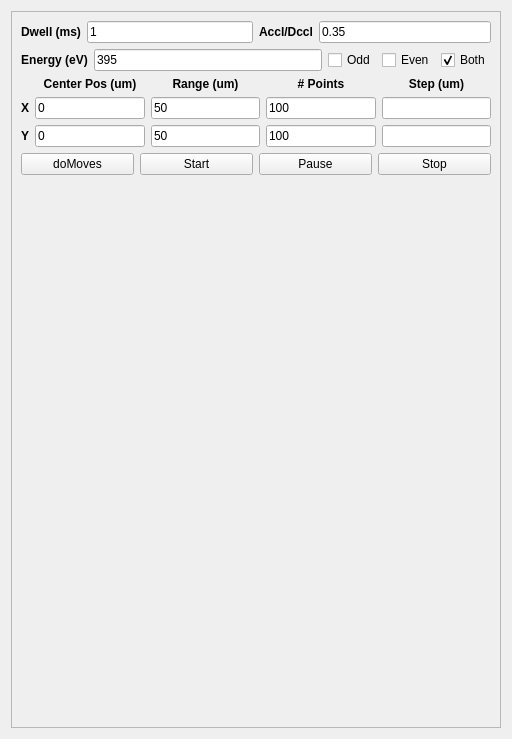
<?xml version="1.0" encoding="UTF-8"?>
<ui version="4.0">
 <class>Form</class>
 <widget class="QWidget" name="Form">
  <property name="geometry">
   <rect>
    <x>0</x>
    <y>0</y>
    <width>512</width>
    <height>739</height>
   </rect>
  </property>
  <property name="windowTitle">
   <string>Form</string>
  </property>
  <layout class="QVBoxLayout" name="verticalLayout_2">
   <item>
    <widget class="QFrame" name="frame">
     <property name="maximumSize">
      <size>
       <width>500</width>
       <height>16777215</height>
      </size>
     </property>
     <property name="frameShape">
      <enum>QFrame::StyledPanel</enum>
     </property>
     <property name="frameShadow">
      <enum>QFrame::Raised</enum>
     </property>
     <layout class="QVBoxLayout" name="verticalLayout">
      <item>
       <layout class="QHBoxLayout" name="horizontalLayout_14">
        <item>
         <layout class="QHBoxLayout" name="horizontalLayout_2">
          <item>
           <widget class="QLabel" name="label_7">
            <property name="font">
             <font>
              <weight>75</weight>
              <bold>true</bold>
             </font>
            </property>
            <property name="text">
             <string>Dwell (ms)</string>
            </property>
            <property name="alignment">
             <set>Qt::AlignCenter</set>
            </property>
           </widget>
          </item>
          <item>
           <widget class="QLineEdit" name="dwellFld">
            <property name="text">
             <string>1</string>
            </property>
           </widget>
          </item>
         </layout>
        </item>
        <item>
         <layout class="QHBoxLayout" name="horizontalLayout_13">
          <item>
           <widget class="QLabel" name="label_25">
            <property name="font">
             <font>
              <weight>75</weight>
              <bold>true</bold>
             </font>
            </property>
            <property name="text">
             <string>Accl/Dccl</string>
            </property>
            <property name="alignment">
             <set>Qt::AlignCenter</set>
            </property>
           </widget>
          </item>
          <item>
           <widget class="QLineEdit" name="acclDcclDistFld">
            <property name="text">
             <string>0.35</string>
            </property>
           </widget>
          </item>
         </layout>
        </item>
       </layout>
      </item>
      <item>
       <layout class="QHBoxLayout" name="horizontalLayout_3">
        <item>
         <widget class="QLabel" name="label_8">
          <property name="font">
           <font>
            <weight>75</weight>
            <bold>true</bold>
           </font>
          </property>
          <property name="text">
           <string>Energy (eV)</string>
          </property>
          <property name="alignment">
           <set>Qt::AlignCenter</set>
          </property>
         </widget>
        </item>
        <item>
         <widget class="QLineEdit" name="energyFld">
          <property name="text">
           <string>395</string>
          </property>
         </widget>
        </item>
        <item>
         <widget class="QCheckBox" name="oddCheckBox">
          <property name="text">
           <string>Odd</string>
          </property>
          <property name="checked">
           <bool>false</bool>
          </property>
         </widget>
        </item>
        <item>
         <widget class="QCheckBox" name="evenCheckBox">
          <property name="text">
           <string>Even</string>
          </property>
         </widget>
        </item>
        <item>
         <widget class="QCheckBox" name="bothCheckBox">
          <property name="text">
           <string>Both</string>
          </property>
          <property name="checked">
           <bool>true</bool>
          </property>
         </widget>
        </item>
       </layout>
      </item>
      <item>
       <layout class="QGridLayout" name="gridLayout">
        <item row="0" column="1">
         <widget class="QLabel" name="label">
          <property name="font">
           <font>
            <weight>75</weight>
            <bold>true</bold>
           </font>
          </property>
          <property name="text">
           <string>Center Pos (um)</string>
          </property>
          <property name="alignment">
           <set>Qt::AlignCenter</set>
          </property>
         </widget>
        </item>
        <item row="0" column="2">
         <widget class="QLabel" name="label_4">
          <property name="font">
           <font>
            <weight>75</weight>
            <bold>true</bold>
           </font>
          </property>
          <property name="text">
           <string>Range (um)</string>
          </property>
          <property name="alignment">
           <set>Qt::AlignCenter</set>
          </property>
         </widget>
        </item>
        <item row="0" column="3">
         <widget class="QLabel" name="label_5">
          <property name="font">
           <font>
            <weight>75</weight>
            <bold>true</bold>
           </font>
          </property>
          <property name="text">
           <string># Points</string>
          </property>
          <property name="alignment">
           <set>Qt::AlignCenter</set>
          </property>
         </widget>
        </item>
        <item row="0" column="4">
         <widget class="QLabel" name="label_6">
          <property name="font">
           <font>
            <weight>75</weight>
            <bold>true</bold>
           </font>
          </property>
          <property name="text">
           <string>Step (um)</string>
          </property>
          <property name="alignment">
           <set>Qt::AlignCenter</set>
          </property>
         </widget>
        </item>
        <item row="1" column="0">
         <widget class="QLabel" name="label_2">
          <property name="font">
           <font>
            <weight>75</weight>
            <bold>true</bold>
           </font>
          </property>
          <property name="text">
           <string>X</string>
          </property>
         </widget>
        </item>
        <item row="1" column="1">
         <widget class="QLineEdit" name="centerXFld">
          <property name="text">
           <string>0</string>
          </property>
         </widget>
        </item>
        <item row="1" column="3">
         <widget class="QLineEdit" name="npointsXFld">
          <property name="text">
           <string>100</string>
          </property>
         </widget>
        </item>
        <item row="1" column="4">
         <widget class="QLineEdit" name="stepXFld"/>
        </item>
        <item row="2" column="0">
         <widget class="QLabel" name="label_3">
          <property name="font">
           <font>
            <weight>75</weight>
            <bold>true</bold>
           </font>
          </property>
          <property name="text">
           <string>Y</string>
          </property>
         </widget>
        </item>
        <item row="2" column="1">
         <widget class="QLineEdit" name="centerYFld">
          <property name="text">
           <string>0</string>
          </property>
         </widget>
        </item>
        <item row="2" column="2">
         <widget class="QLineEdit" name="rangeYFld">
          <property name="text">
           <string>50</string>
          </property>
         </widget>
        </item>
        <item row="2" column="3">
         <widget class="QLineEdit" name="npointsYFld">
          <property name="text">
           <string>100</string>
          </property>
         </widget>
        </item>
        <item row="2" column="4">
         <widget class="QLineEdit" name="stepYFld"/>
        </item>
        <item row="1" column="2">
         <widget class="QLineEdit" name="rangeXFld">
          <property name="text">
           <string>50</string>
          </property>
         </widget>
        </item>
       </layout>
      </item>
      <item>
       <layout class="QHBoxLayout" name="horizontalLayout_4">
        <item>
         <widget class="QPushButton" name="doMovesBtn">
          <property name="text">
           <string>doMoves</string>
          </property>
         </widget>
        </item>
        <item>
         <widget class="QPushButton" name="startBtn">
          <property name="text">
           <string>Start</string>
          </property>
         </widget>
        </item>
        <item>
         <widget class="QPushButton" name="pauseBtn">
          <property name="text">
           <string>Pause</string>
          </property>
          <property name="checkable">
           <bool>true</bool>
          </property>
         </widget>
        </item>
        <item>
         <widget class="QPushButton" name="stopBtn">
          <property name="text">
           <string>Stop</string>
          </property>
         </widget>
        </item>
       </layout>
      </item>
      <item>
       <spacer name="verticalSpacer">
        <property name="orientation">
         <enum>Qt::Vertical</enum>
        </property>
        <property name="sizeHint" stdset="0">
         <size>
          <width>20</width>
          <height>40</height>
         </size>
        </property>
       </spacer>
      </item>
     </layout>
    </widget>
   </item>
  </layout>
 </widget>
 <resources/>
 <connections/>
</ui>
